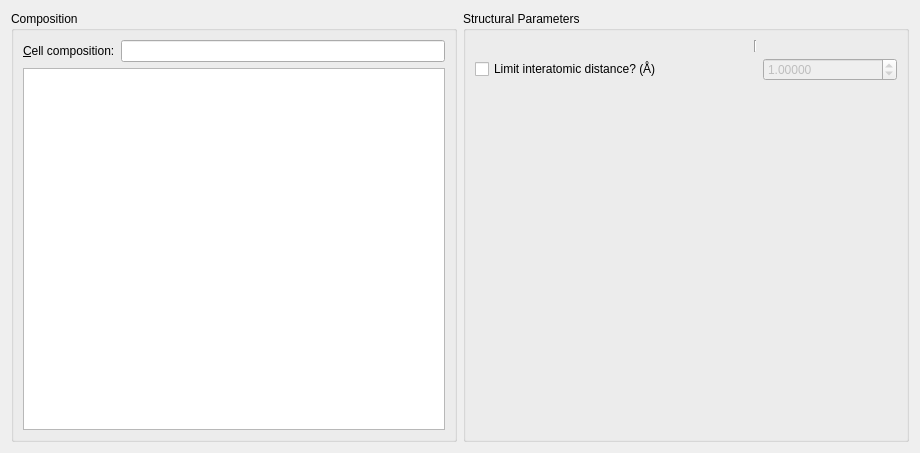
<?xml version="1.0" encoding="UTF-8"?>
<ui version="4.0">
 <class>Tab_Init</class>
 <widget class="QWidget" name="Tab_Init">
  <property name="geometry">
   <rect>
    <x>0</x>
    <y>0</y>
    <width>920</width>
    <height>453</height>
   </rect>
  </property>
  <property name="windowTitle">
   <string>Form</string>
  </property>
  <property name="toolTip">
   <string/>
  </property>
  <layout class="QGridLayout" name="gridLayout">
   <item row="0" column="0">
    <widget class="QGroupBox" name="groupBox_2">
     <property name="title">
      <string>Composition</string>
     </property>
     <layout class="QGridLayout" name="gridLayout_4">
      <item row="1" column="1" colspan="4">
       <widget class="QListWidget" name="list_composition"/>
      </item>
      <item row="0" column="2" colspan="3">
       <widget class="QLineEdit" name="edit_composition"/>
      </item>
      <item row="0" column="1">
       <widget class="QLabel" name="label_14">
        <property name="sizePolicy">
         <sizepolicy hsizetype="Fixed" vsizetype="Fixed">
          <horstretch>0</horstretch>
          <verstretch>0</verstretch>
         </sizepolicy>
        </property>
        <property name="text">
         <string>&amp;Cell composition:</string>
        </property>
        <property name="buddy">
         <cstring>edit_composition</cstring>
        </property>
       </widget>
      </item>
     </layout>
    </widget>
   </item>
   <item row="0" column="1">
    <widget class="QGroupBox" name="groupBox">
     <property name="title">
      <string>Structural Parameters</string>
     </property>
     <layout class="QGridLayout" name="gridLayout_3">
      <item row="0" column="2" rowspan="3">
       <widget class="Line" name="line">
        <property name="orientation">
         <enum>Qt::Vertical</enum>
        </property>
       </widget>
      </item>
      <item row="4" column="0" colspan="2">
       <widget class="QCheckBox" name="cb_shortestInteratomicDistance">
        <property name="toolTip">
         <string>Use this to limit the shortest interatomic distance between atoms. This ensures that atoms aren't overlapping.</string>
        </property>
        <property name="text">
         <string>Limit interatomic distance? (Å)</string>
        </property>
       </widget>
      </item>
      <item row="4" column="3">
       <widget class="QDoubleSpinBox" name="spin_shortestInteratomicDistance">
        <property name="enabled">
         <bool>false</bool>
        </property>
        <property name="toolTip">
         <string>Use this to limit the shortest interatomic distance between atoms. This ensures that atoms aren't overlapping.</string>
        </property>
        <property name="decimals">
         <number>5</number>
        </property>
        <property name="maximum">
         <double>999999.000000000000000</double>
        </property>
        <property name="singleStep">
         <double>0.100000000000000</double>
        </property>
        <property name="value">
         <double>1.000000000000000</double>
        </property>
       </widget>
      </item>
      <item row="5" column="3">
       <spacer name="verticalSpacer_2">
        <property name="orientation">
         <enum>Qt::Vertical</enum>
        </property>
        <property name="sizeHint" stdset="0">
         <size>
          <width>20</width>
          <height>40</height>
         </size>
        </property>
       </spacer>
      </item>
     </layout>
    </widget>
   </item>
  </layout>
 </widget>
 <tabstops>
  <tabstop>edit_composition</tabstop>
  <tabstop>list_composition</tabstop>
  <tabstop>cb_shortestInteratomicDistance</tabstop>
  <tabstop>spin_shortestInteratomicDistance</tabstop>
 </tabstops>
 <resources/>
 <connections>
  <connection>
   <sender>cb_shortestInteratomicDistance</sender>
   <signal>toggled(bool)</signal>
   <receiver>spin_shortestInteratomicDistance</receiver>
   <slot>setEnabled(bool)</slot>
   <hints>
    <hint type="sourcelabel">
     <x>606</x>
     <y>331</y>
    </hint>
    <hint type="destinationlabel">
     <x>814</x>
     <y>336</y>
    </hint>
   </hints>
  </connection>
 </connections>
</ui>
